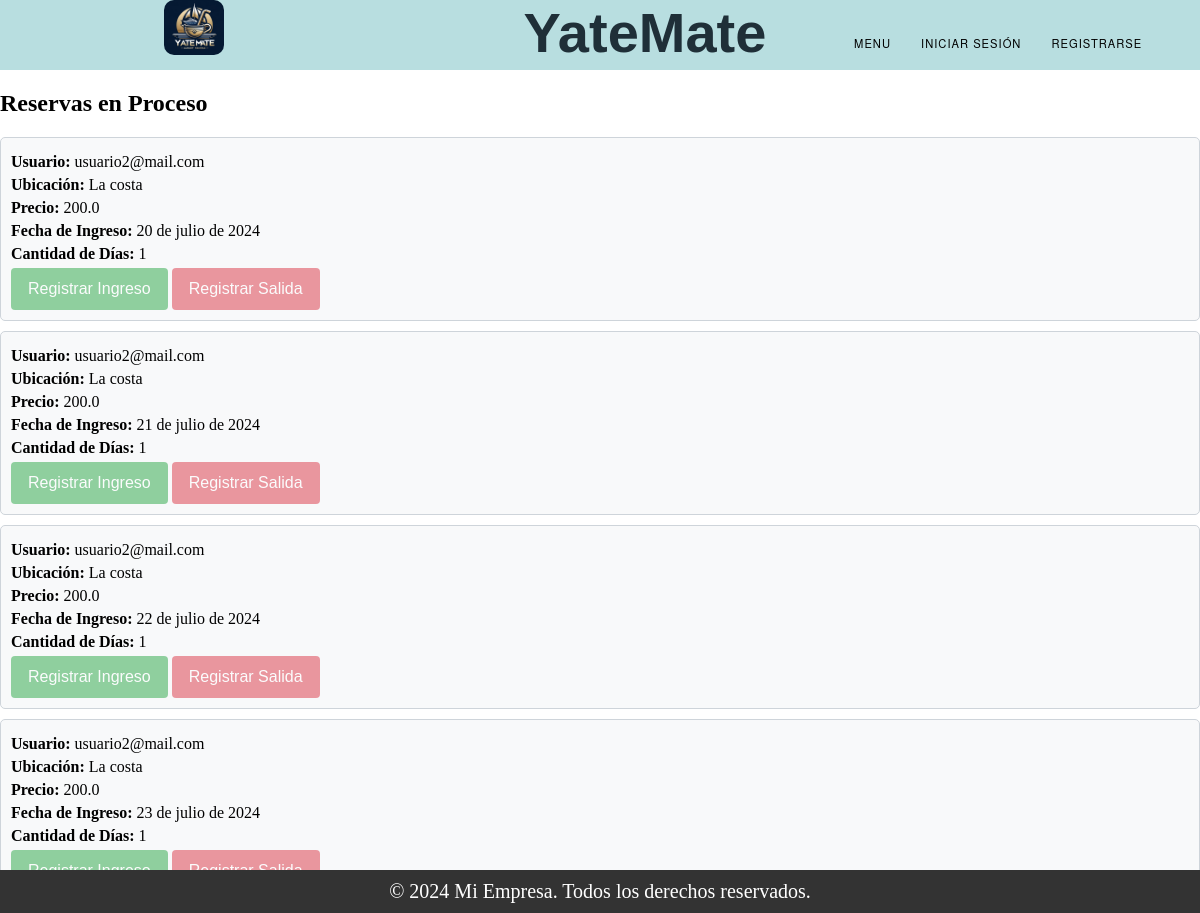
Page /reservas/ on the earlier database version.
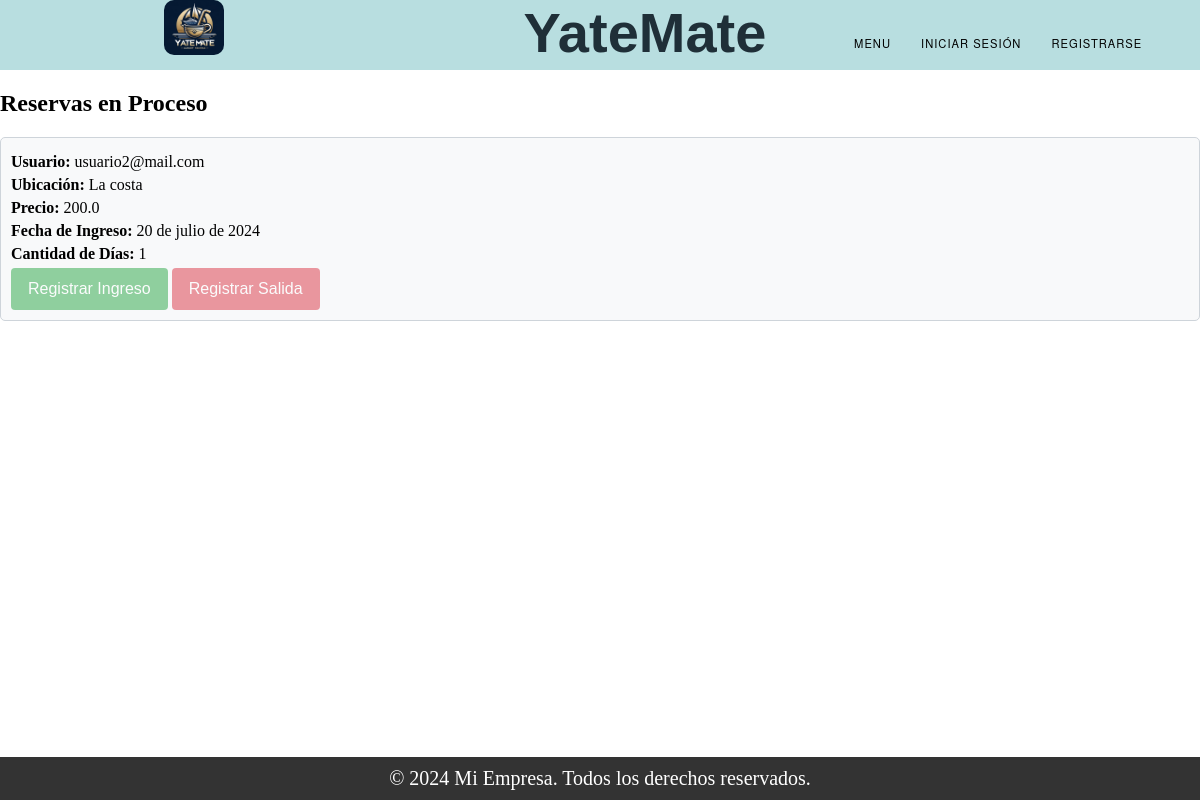
Same page on the later database version.
### Amarra/models.py (models this page shows, shortened)
class Reserva(models.Model):
    ESTADOS = (
        ('Vigente', 'Vigente'),
        ('En Proceso', 'En Proceso'),
        ('Finalizado', 'Finalizado'),
    )
    publicacion = models.ForeignKey(Publicacion_Amarra, on_delete=models.CASCADE)
    fecha_ingreso = models.DateField(null=True)
    cant_dias = models.TextField()
    usuario = models.ForeignKey(User, on_delete=models.CASCADE)
    estado = models.CharField(max_length=20, choices=ESTADOS, default='Vigente')

class Publicacion_Amarra(models.Model):
    ESTADOS = (
        ('Vigente', 'Vigente'),
        ('En Proceso', 'En Proceso'),
        ('Finalizado', 'Finalizado'),
    )
    dueño = models.ForeignKey(User, on_delete=models.CASCADE, null=True)
    precio = models.TextField()
    fecha_inicio = models.DateField()
    cant_dias = models.TextField()
    ubicacion = models.TextField()
    cant_dias_disponibles = models.TextField(null=True)
    estado = models.CharField(max_length=20, choices=ESTADOS, default='Vigente')

### Register/models.py (models this page shows, shortened)
class User(models.Model):
    TIPOS = (
        ('Administrador', 'Administrador'),
        ('Usuario', 'Usuario'),
        ('Cliente', 'Cliente'),
    )
    mail = models.CharField(max_length=150, unique=True)  # Nombre de usuario (email).
    tipo = models.CharField(max_length=20, choices=TIPOS)
    password = models.CharField(max_length=128)  # Contraseña.
    nombre = models.CharField(max_length=255)
    apellido = models.CharField(max_length=255)
    dni = models.CharField(max_length=20)
    fecha_expiracion_dni = models.DateField()
    nacionalidad = models.CharField(max_length=100)
    genero = models.CharField(max_length=10)
    domicilio = models.CharField(max_length=255)
    fecha_nacimiento = models.DateField()
    cuil_cuit = models.CharField(max_length=20)
    moroso = models.BooleanField(default=False)

### Amarra/views.py (the view)
# urls.py: path('reservas/', views.reservas, name='reservas'),
def reservas(request):
    reservas_finalizadas = Reserva.objects.all()
    return render(request, "reservas.html", {'reservas': reservas_finalizadas})

### Trueque/context_processors.py (called while the page is built)
def conversaciones_usuario(request):
    user_id = request.session.get('user_id')
    if user_id:
        conversaciones = Conversacion.objects.filter(Q(dueño_publicacion=user_id) | Q(solicitante=user_id))
        return {'conversaciones_usuario': conversaciones}
    else:
        return {'conversaciones_usuario': []}

### Amarra/templates/reservas.html (shortened to what this page needs)
{% extends "base.html" %}
{% block content %}
<h2>Reservas en Proceso</h2>
{% if reservas %}
    <div class="reserva-container">
        {% for reserva in reservas %}
            <div class="reserva-item">
                <p><strong>Usuario:</strong> {{ reserva.usuario.mail }}</p>
                <p><strong>Ubicación:</strong> {{ reserva.publicacion.ubicacion }}</p>
                <p><strong>Precio:</strong> {{ reserva.publicacion.precio }}</p>
                <p><strong>Fecha de Ingreso:</strong> {{ reserva.fecha_ingreso }}</p>
                <p><strong>Cantidad de Días:</strong> {{ reserva.cant_dias }}</p>
                <div>
                    {% if reserva.estado == 'Vigente' %}
                    <a href="{% url 'registrar_ingreso' reserva.id %}" class="btn btn-ingreso">Registrar Ingreso</a>
                    <button class="btn btn-salida btn-disabled" disabled>Registrar Salida</button>
                    {% elif reserva.estado == 'En Proceso' %}
                    <button class="btn btn-ingreso btn-disabled" disabled>Registrar Ingreso</button>
                    <a href="{% url 'registrar_salida' reserva.id %}" class="btn btn-salida">Registrar Salida</a>
                    {% elif reserva.estado == 'Finalizado' %}
                    <button class="btn btn-ingreso btn-disabled" disabled>Registrar Ingreso</button>
                    <button class="btn btn-salida btn-disabled" disabled>Registrar Salida</button>
                    {% endif %}
                </div>
            </div>
        {% endfor %}
    </div>
{% else %}
    <p>No tienes reservas en proceso.</p>
{% endif %}
{% endblock %}

### templates/base.html (shortened to what this page needs)
<!DOCTYPE html>
<html lang="es">
<head>
<link rel="stylesheet" href="styles.css">
</head>
<body>
{% include "partials/header.html" %}
{% block content %}{% endblock %}
{% include "partials/footer.html" %}
</body>
</html>

### templates/partials/header.html (shortened to what this page needs)
{% load static %}
<!DOCTYPE html>
<html lang="es">
<head>
<link rel="stylesheet" type="text/css" href="{% static 'css/styles.css' %}">
</head>
<body>
<header class="header1">
  <div class="navegacion">
    <div id="box-img">
      <img src="{% static 'img/iconY.jpg' %}" alt="Logo" >
    </div>
    <div class="titulo-cli">
      <h1>YateMate</h1>
    </div>
    <nav id="menu">
      <div id="div-nav">
        <ul>
          <li>
            <a href="#">Menu</a>
          </li>
          {% if request.session.user_id %}
            <li><a href="http://127.0.0.1:8000/login/logout">Cerrar sesión</a></li>
            <li><a href="{% url 'perfil' request.session.user_id  %}">Mi Perfil</a></li>
            <li class="dropdown">
              <a href="#">Valoraciones</a>
              <ul class="dropdown-content">
                <li><a href="http://127.0.0.1:8000/valoraciones_list_pendientes/">Pendientes</a></li>
                <li><a href="http://127.0.0.1:8000/valoraciones_list_realizadas/">Realizadas</a></li>
                <li><a href="http://127.0.0.1:8000/valoraciones_list_contestadas/">Contestadas</a></li>
                <li><a href="http://127.0.0.1:8000/mis_valoraciones/">Mis Valoraciones</a></li>
                <li><a href="http://127.0.0.1:8000/valoraciones_de_usuarios/">A Usuarios</a></li>
              </ul>
            </li>
          {% else %}
            <li><a href="http://127.0.0.1:8000/login/">Iniciar sesión</a></li>
            <li><a href="http://127.0.0.1:8000/register/">Registrarse</a></li>
          {% endif %}
        </ul>
      </div>
    </nav>
  </div>
</header>
</body>
</html>

### templates/partials/footer.html (shortened to what this page needs)
<!DOCTYPE html>
<html lang="es">
<head>
</head>
<body>
<footer>
    <div class="container">
        <p>&copy; 2024 Mi Empresa. Todos los derechos reservados.</p>
    </div>
</footer>
</body>
</html>

### static/css/styles.css (style rules this page uses)
body { margin: 0; padding: 0; }
.header1 { background-color: #b8dee0; width: 100%; height:70px; }
.navegacion { display: flex; align-items: flex-start; justify-content: flex-start; }
.titulo-cli { display: flex; align-items: flex-start; justify-content: flex-start; margin-left:140px; }
.titulo-cli h1 { font-family: 'Alumni Sans Pinstripe', sans-serif; font-size: 3.5rem; font-weight: 800; margin: 0 ; color: #1f2f38; }
#menu { display: flex; align-items: center; flex-direction: row; margin-top: 20px; width: 100%; height: 100%; margin-left: 50px; justify-content: center; }
#menu ul { list-style:none; margin:0; padding:0; }
#menu ul li { background-color:#b8dee0;; }
#menu ul a { display:block; color:black; text-decoration:none; font-weight:400; font-size:0.7rem; padding:6px; font-family:"HelveticaNeue", "Helvetica Neue", Helvetica, Arial, sans-serif; text-transform:uppercase; letter-spacing:1px; }
#menu ul li { position:relative; float:left; margin:0; padding:0; }
#box-img { display: flex; width: 100%; height: 100%; align-items: center; justify-content: center; }
#box-img img { width: 60px; height: 60px; border-radius: 10px; margin-left: 5px; margin-top: 4px; }
ul { list-style: none; }
li { list-style: none; }
.container { display: flex; width: 100%; height: 100%; align-items:center; justify-content: center; margin-top: 100px; margin-bottom: 100px; }

### templates/partials/header.html (style rules this page uses)
.header1 { position: relative; z-index: 1000; }
.navegacion { display: flex; justify-content: space-between; align-items: center; }
#menu { position: relative; }
#menu ul { list-style: none; padding: 0; margin: 0; }
#menu ul li { position: relative; display: inline-block; margin-right: 10px; }
#menu ul li a { text-decoration: none; padding: 10px; display: block; }
#box-img img { max-height: 55px; margin-top: -10px; }

### Amarra/templates/reservas.html (style rules this page uses)
.reserva-container { margin-top: 20px; }
.reserva-item { margin-bottom: 10px; padding: 10px; border: 1px solid #ced4da; border-radius: 5px; background-color: #f8f9fa; }
.reserva-item p { margin: 5px 0; }
.btn { display: inline-block; font-weight: 400; color: #fff; text-align: center; vertical-align: middle; cursor: pointer; background-color: #007bff; border: 1px solid transparent; padding: 0.5rem 1rem; font-size: 1rem; line-height: 1.5; border-radius: 0.25rem; transition: background-color 0.3s ease-in-out, border-color 0.3s ease-in-out; text-decoration: none; }
.btn-ingreso { background-color: #28a745; }
.btn-salida { background-color: #dc3545; }
.btn-disabled { cursor: not-allowed; opacity: 0.5; }

### templates/partials/footer.html (style rules this page uses)
footer { background-color: #333; color: #fff; padding: 10px 0; text-align: center; position: fixed; bottom: 0; width: 100%; }
.container { padding: 0; margin: 0; }
footer p { margin: 0; font-size: 20px; }

Differences in the rows shown:
removed Reserva: usuario.mail "usuario2@mail.com", publicacion.ubicacion "La costa", publicacion.precio "200.0", fecha_ingreso "21 de julio de 2024", cant_dias "1", estado "Registrar Ingreso"
removed Reserva: usuario.mail "usuario2@mail.com", publicacion.ubicacion "La costa", publicacion.precio "200.0", fecha_ingreso "22 de julio de 2024", cant_dias "1", estado "Registrar Ingreso"
removed Reserva: usuario.mail "usuario2@mail.com", publicacion.ubicacion "La costa", publicacion.precio "200.0", fecha_ingreso "23 de julio de 2024", cant_dias "1"
